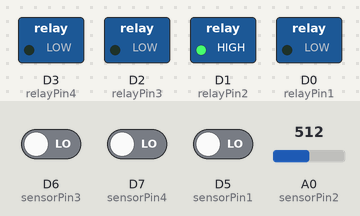
The sketch below on a simulated ESP8266 (NodeMCU). Shown: switched loads named in the sketch (green lamp = pin HIGH). The test bench sets the inputs (shaded band); at power-on: D6 (sensorPin3) LOW, D7 (sensorPin4) LOW, D5 (sensorPin1) LOW, A0 (sensorPin2) = 512. WiFi joins after 1.5 s; servers stay silent unless stated; what the sketch prints to the serial monitor is not drawn.

Above: at 2.7 s.
2.8 s: D6 (sensorPin3) driven HIGH
At 4.1 s:
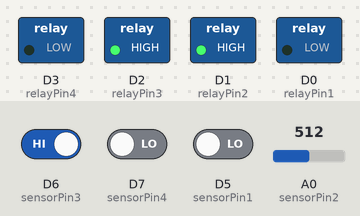
5.0 s: D7 (sensorPin4) driven HIGH
At 5.8 s:
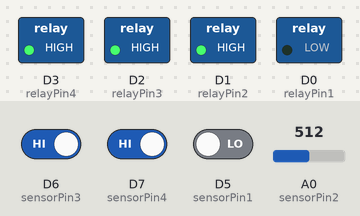
7.0 s: D5 (sensorPin1) driven HIGH
At 8.7 s:
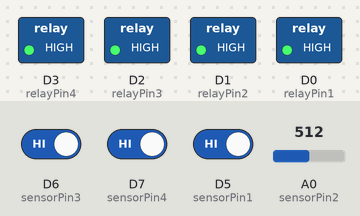
Timing chart, 0 to 10.2 s (numbered marks = the images above; inputs shaded):
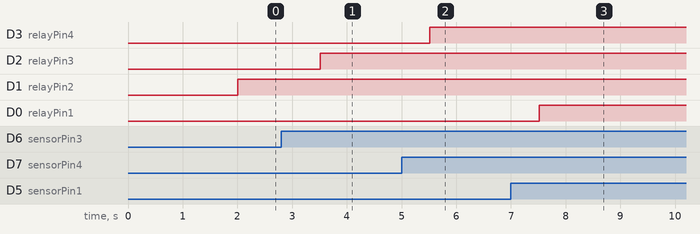

The sketch:

HOLE_AIVOT_NC.ino
```cpp
/* READ THIS TUTORIAL WHEN USING THE WEBSERVER: https://github.com/esp8266/Arduino/tree/master/libraries/ESP8266WebServer */

// TÄMÄ ON Normally Closed (NC) kortti, QLAB iskut 5–8
// Tällä ohjataan magneettilukkoja

#include <ESP8266WiFi.h>
#include <ESP8266WebServer.h>
#include <WiFiUdp.h>

// Set WiFi credentials
#define WIFI_SSID "5GCPE_99DB24"
#define WIFI_PASS "5DP2J42F65"
#define QLAB_IP "192.168.100.158"
// HOLE: 5GCPE_99DB24 / 5DP2J42F65
// Sasun koti: Kotiboksi_J7FB_5G / G86XXCGBENNUS

int sensorPin1 = D5;
int sensorPin2 = A0;
int sensorPin3 = D6;
int sensorPin4 = D7;
int relayPin1 = D0;
int relayPin2 = D1;
int relayPin3 = D2;
int relayPin4 = D3;
int sensorPin1Val;
int sensorPin2Val;
int sensorPin3Val;
int sensorPin4Val;
bool sensorPin1State = false;
bool sensorPin2State = false;
bool sensorPin3State = false;
bool sensorPin4State = false;

// Set up Upd for OSC commands to QLab
WiFiUDP Udp;
unsigned int localUdpPort = 4220;
char incomingPacket[256];

void setup() {
  // Setup serial port
  Serial.begin(115200);
  Serial.println();
  pinMode(sensorPin1, INPUT);
  pinMode(sensorPin2, INPUT);
  pinMode(sensorPin3, INPUT);
  pinMode(sensorPin4, INPUT);
  pinMode(relayPin1, OUTPUT);
  pinMode(relayPin2, OUTPUT);
  pinMode(relayPin3, OUTPUT);
  pinMode(relayPin4, OUTPUT);

  // Begin WiFi
  WiFi.begin(WIFI_SSID, WIFI_PASS);

  // Connecting to WiFi...
  Serial.print("Connecting to ");
  Serial.print(WIFI_SSID);
  // Loop continuously while WiFi is not connected
  while (WiFi.status() != WL_CONNECTED)
  {
    delay(100);
    Serial.print(".");
  }

  // Connected to WiFi
  Serial.println();
  Serial.print("Connected! IP address: ");
  Serial.println(WiFi.localIP());
  Udp.begin(localUdpPort);
  Serial.println("Listening to Udp");

  // Some pins boot high, just to make sure all are closed
  digitalWrite(relayPin1, LOW);
  digitalWrite(relayPin1, LOW);
  digitalWrite(relayPin1, LOW);
  digitalWrite(relayPin1, LOW);
}

void loop() {
    sensorPin1Val = digitalRead(sensorPin1);
    sensorPin2Val = analogRead(sensorPin2);
    sensorPin3Val = digitalRead(sensorPin3);
    sensorPin4Val = digitalRead(sensorPin4);

    Serial.print("Sensor1: ");
    Serial.print(sensorPin1Val);
    Serial.print(" | Sensor2: ");
    Serial.print(sensorPin2Val);
    Serial.print(" | Sensor3: ");
    Serial.print(sensorPin3Val);
    Serial.print(" | Sensor4: ");
    Serial.println(sensorPin4Val);
    delay(500);

    if (sensorPin1Val == 1 && !sensorPin1State) {
      sensorPin1State = true;
      digitalWrite(relayPin1, HIGH);
      Udp.beginPacket(QLAB_IP, 53535);
      Udp.write("/cue/5/start");
      Udp.endPacket();
      Serial.println("Relay 1 ON = POWER OFF – CUE 5 GO");
    }

    if (sensorPin2Val > 100 && !sensorPin2State) {
      sensorPin2State = true;
      digitalWrite(relayPin2, HIGH);
      Udp.beginPacket(QLAB_IP, 53535);
      Udp.write("/cue/6/start");
      Udp.endPacket();
      Serial.println("Relay 2 ON = POWER OFF – CUE 6 GO");
    }

    if (sensorPin3Val == 1 && !sensorPin3State) {
      sensorPin3State = true;
      digitalWrite(relayPin3, HIGH);
      Udp.beginPacket(QLAB_IP, 53535);
      Udp.write("/cue/7/start");
      Udp.endPacket();
      Serial.println("Relay 3 ON = POWER OFF – CUE 7 GO");
    }

    if (sensorPin4Val == 1 && !sensorPin4State) {
      sensorPin4State = true;
      digitalWrite(relayPin4, HIGH);
      Udp.beginPacket(QLAB_IP, 53535);
      Udp.write("/cue/8/start");
      Udp.endPacket();
      Serial.println("Relay 4 ON = POWER OFF – CUE 8 GO");
    }
}
```

Measured:
- after the input at 2.8 s, D2 (relayPin3): LOW → HIGH after 0.71 s
- after the input at 5.0 s, D3 (relayPin4): LOW → HIGH after 0.52 s
- after the input at 7.0 s, D0 (relayPin1): LOW → HIGH after 0.52 s
